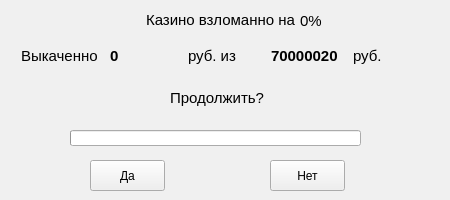
<?xml version="1.0" encoding="UTF-8"?>
<ui version="4.0">
 <class>MainWindow</class>
 <widget class="QMainWindow" name="MainWindow">
  <property name="geometry">
   <rect>
    <x>0</x>
    <y>0</y>
    <width>450</width>
    <height>200</height>
   </rect>
  </property>
  <property name="maximumSize">
   <size>
    <width>450</width>
    <height>200</height>
   </size>
  </property>
  <property name="baseSize">
   <size>
    <width>450</width>
    <height>200</height>
   </size>
  </property>
  <property name="palette">
   <palette>
    <active>
     <colorrole role="Window">
      <brush brushstyle="SolidPattern">
       <color alpha="255">
        <red>255</red>
        <green>255</green>
        <blue>255</blue>
       </color>
      </brush>
     </colorrole>
    </active>
    <inactive>
     <colorrole role="Window">
      <brush brushstyle="SolidPattern">
       <color alpha="255">
        <red>240</red>
        <green>240</green>
        <blue>240</blue>
       </color>
      </brush>
     </colorrole>
    </inactive>
    <disabled>
     <colorrole role="Window">
      <brush brushstyle="SolidPattern">
       <color alpha="255">
        <red>255</red>
        <green>255</green>
        <blue>255</blue>
       </color>
      </brush>
     </colorrole>
    </disabled>
   </palette>
  </property>
  <property name="windowTitle">
   <string>Взлом КАЗИНО</string>
  </property>
  <property name="windowIcon">
   <iconset theme="accessories-calculator">
    <activeon>../../Downloads/105250.png</activeon>
   </iconset>
  </property>
  <property name="autoFillBackground">
   <bool>false</bool>
  </property>
  <widget class="QWidget" name="centralwidget">
   <widget class="QPushButton" name="pushButton">
    <property name="geometry">
     <rect>
      <x>90</x>
      <y>160</y>
      <width>75</width>
      <height>31</height>
     </rect>
    </property>
    <property name="text">
     <string>Да</string>
    </property>
    <property name="default">
     <bool>false</bool>
    </property>
   </widget>
   <widget class="QPushButton" name="NoRobButton">
    <property name="geometry">
     <rect>
      <x>270</x>
      <y>160</y>
      <width>75</width>
      <height>31</height>
     </rect>
    </property>
    <property name="text">
     <string>Нет</string>
    </property>
   </widget>
   <widget class="QProgressBar" name="progressBar">
    <property name="geometry">
     <rect>
      <x>70</x>
      <y>130</y>
      <width>291</width>
      <height>16</height>
     </rect>
    </property>
    <property name="contextMenuPolicy">
     <enum>Qt::DefaultContextMenu</enum>
    </property>
    <property name="acceptDrops">
     <bool>false</bool>
    </property>
    <property name="maximum">
     <number>146</number>
    </property>
    <property name="value">
     <number>0</number>
    </property>
    <property name="textVisible">
     <bool>false</bool>
    </property>
    <property name="invertedAppearance">
     <bool>false</bool>
    </property>
   </widget>
   <widget class="QLabel" name="label">
    <property name="geometry">
     <rect>
      <x>100</x>
      <y>10</y>
      <width>241</width>
      <height>20</height>
     </rect>
    </property>
    <property name="font">
     <font>
      <pointsize>11</pointsize>
     </font>
    </property>
    <property name="text">
     <string>Казино взломанно на</string>
    </property>
    <property name="alignment">
     <set>Qt::AlignCenter</set>
    </property>
   </widget>
   <widget class="QLabel" name="progressLabel">
    <property name="geometry">
     <rect>
      <x>300</x>
      <y>10</y>
      <width>49</width>
      <height>21</height>
     </rect>
    </property>
    <property name="font">
     <font>
      <pointsize>11</pointsize>
     </font>
    </property>
    <property name="text">
     <string>0%</string>
    </property>
   </widget>
   <widget class="QLabel" name="label_2">
    <property name="geometry">
     <rect>
      <x>170</x>
      <y>90</y>
      <width>111</width>
      <height>16</height>
     </rect>
    </property>
    <property name="font">
     <font>
      <pointsize>11</pointsize>
     </font>
    </property>
    <property name="text">
     <string>Продолжить?</string>
    </property>
   </widget>
   <widget class="QLabel" name="label_3">
    <property name="geometry">
     <rect>
      <x>21</x>
      <y>46</y>
      <width>78</width>
      <height>20</height>
     </rect>
    </property>
    <property name="font">
     <font>
      <pointsize>11</pointsize>
     </font>
    </property>
    <property name="text">
     <string>Выкаченно</string>
    </property>
   </widget>
   <widget class="QLabel" name="receivedLabel">
    <property name="geometry">
     <rect>
      <x>110</x>
      <y>46</y>
      <width>71</width>
      <height>20</height>
     </rect>
    </property>
    <property name="font">
     <font>
      <pointsize>11</pointsize>
      <bold>true</bold>
     </font>
    </property>
    <property name="text">
     <string>0</string>
    </property>
   </widget>
   <widget class="QLabel" name="label_5">
    <property name="geometry">
     <rect>
      <x>188</x>
      <y>46</y>
      <width>48</width>
      <height>20</height>
     </rect>
    </property>
    <property name="font">
     <font>
      <pointsize>11</pointsize>
     </font>
    </property>
    <property name="text">
     <string>руб. из</string>
    </property>
   </widget>
   <widget class="QLabel" name="totalLabel">
    <property name="geometry">
     <rect>
      <x>271</x>
      <y>46</y>
      <width>72</width>
      <height>20</height>
     </rect>
    </property>
    <property name="font">
     <font>
      <pointsize>11</pointsize>
      <bold>true</bold>
     </font>
    </property>
    <property name="text">
     <string>70000020</string>
    </property>
   </widget>
   <widget class="QLabel" name="label_7">
    <property name="geometry">
     <rect>
      <x>353</x>
      <y>46</y>
      <width>28</width>
      <height>20</height>
     </rect>
    </property>
    <property name="font">
     <font>
      <pointsize>11</pointsize>
     </font>
    </property>
    <property name="text">
     <string>руб.</string>
    </property>
   </widget>
  </widget>
  <action name="action">
   <property name="text">
    <string>д</string>
   </property>
  </action>
 </widget>
 <resources/>
 <connections/>
</ui>
